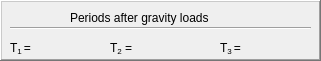
      <widget class="QFrame" name="frame_4">
       <property name="geometry">
        <rect>
         <x>370</x>
         <y>500</y>
         <width>321</width>
         <height>61</height>
        </rect>
       </property>
       <property name="frameShape">
        <enum>QFrame::WinPanel</enum>
       </property>
       <property name="frameShadow">
        <enum>QFrame::Raised</enum>
       </property>
       <widget class="QLabel" name="label_73">
        <property name="geometry">
         <rect>
          <x>220</x>
          <y>40</y>
          <width>31</width>
          <height>16</height>
         </rect>
        </property>
        <property name="text">
         <string>&lt;html&gt;&lt;head/&gt;&lt;body&gt;&lt;p&gt;&lt;span style=&quot; font-weight:400;&quot;&gt;T&lt;/span&gt;&lt;span style=&quot; font-weight:400; vertical-align:sub;&quot;&gt;3 &lt;/span&gt;&lt;span style=&quot; font-weight:400;&quot;&gt;=&lt;/span&gt;&lt;/p&gt;&lt;/body&gt;&lt;/html&gt;</string>
        </property>
       </widget>
       <widget class="QLabel" name="label_12">
        <property name="geometry">
         <rect>
          <x>10</x>
          <y>40</y>
          <width>31</width>
          <height>16</height>
         </rect>
        </property>
        <property name="text">
         <string>&lt;html&gt;&lt;head/&gt;&lt;body&gt;&lt;p&gt;&lt;span style=&quot; font-weight:400;&quot;&gt;T&lt;/span&gt;&lt;span style=&quot; font-weight:400; vertical-align:sub;&quot;&gt;1 &lt;/span&gt;&lt;span style=&quot; font-weight:400;&quot;&gt;=&lt;/span&gt;&lt;/p&gt;&lt;/body&gt;&lt;/html&gt;</string>
        </property>
       </widget>
       <widget class="QLabel" name="label_11">
        <property name="geometry">
         <rect>
          <x>70</x>
          <y>10</y>
          <width>171</width>
          <height>16</height>
         </rect>
        </property>
        <property name="text">
         <string>Periods after gravity loads</string>
        </property>
       </widget>
       <widget class="QLabel" name="label_17">
        <property name="geometry">
         <rect>
          <x>110</x>
          <y>40</y>
          <width>31</width>
          <height>16</height>
         </rect>
        </property>
        <property name="text">
         <string>&lt;html&gt;&lt;head/&gt;&lt;body&gt;&lt;p&gt;&lt;span style=&quot; font-weight:400;&quot;&gt;T&lt;/span&gt;&lt;span style=&quot; font-weight:400; vertical-align:sub;&quot;&gt;2&lt;/span&gt;&lt;span style=&quot; font-weight:400;&quot;&gt; =&lt;/span&gt;&lt;/p&gt;&lt;/body&gt;&lt;/html&gt;</string>
        </property>
       </widget>
       <widget class="QLabel" name="T1">
        <property name="geometry">
         <rect>
          <x>40</x>
          <y>40</y>
          <width>61</width>
          <height>16</height>
         </rect>
        </property>
        <property name="font">
         <font>
          <weight>50</weight>
          <bold>false</bold>
         </font>
        </property>
        <property name="text">
         <string>&lt;html&gt;&lt;head/&gt;&lt;body&gt;&lt;p&gt;&lt;br/&gt;&lt;/p&gt;&lt;/body&gt;&lt;/html&gt;</string>
        </property>
       </widget>
       <widget class="QLabel" name="T2">
        <property name="geometry">
         <rect>
          <x>140</x>
          <y>40</y>
          <width>61</width>
          <height>16</height>
         </rect>
        </property>
        <property name="font">
         <font>
          <weight>50</weight>
          <bold>false</bold>
         </font>
        </property>
        <property name="text">
         <string>&lt;html&gt;&lt;head/&gt;&lt;body&gt;&lt;p&gt;&lt;br/&gt;&lt;/p&gt;&lt;/body&gt;&lt;/html&gt;</string>
        </property>
       </widget>
       <widget class="QLabel" name="T3">
        <property name="geometry">
         <rect>
          <x>250</x>
          <y>40</y>
          <width>61</width>
          <height>16</height>
         </rect>
        </property>
        <property name="font">
         <font>
          <weight>50</weight>
          <bold>false</bold>
         </font>
        </property>
        <property name="text">
         <string>&lt;html&gt;&lt;head/&gt;&lt;body&gt;&lt;p&gt;&lt;br/&gt;&lt;/p&gt;&lt;/body&gt;&lt;/html&gt;</string>
        </property>
       </widget>
       <widget class="Line" name="line_4">
        <property name="geometry">
         <rect>
          <x>10</x>
          <y>20</y>
          <width>301</width>
          <height>16</height>
         </rect>
        </property>
        <property name="orientation">
         <enum>Qt::Horizontal</enum>
        </property>
       </widget>
      </widget>
